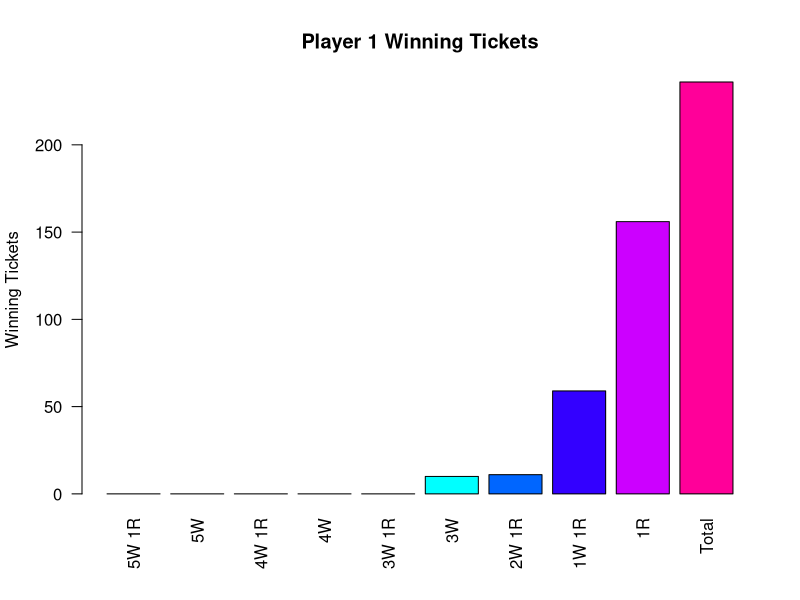
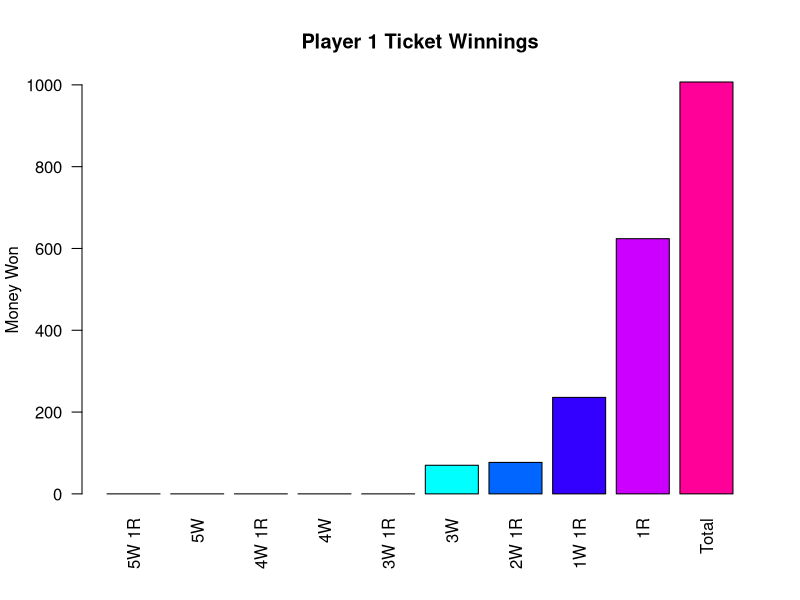
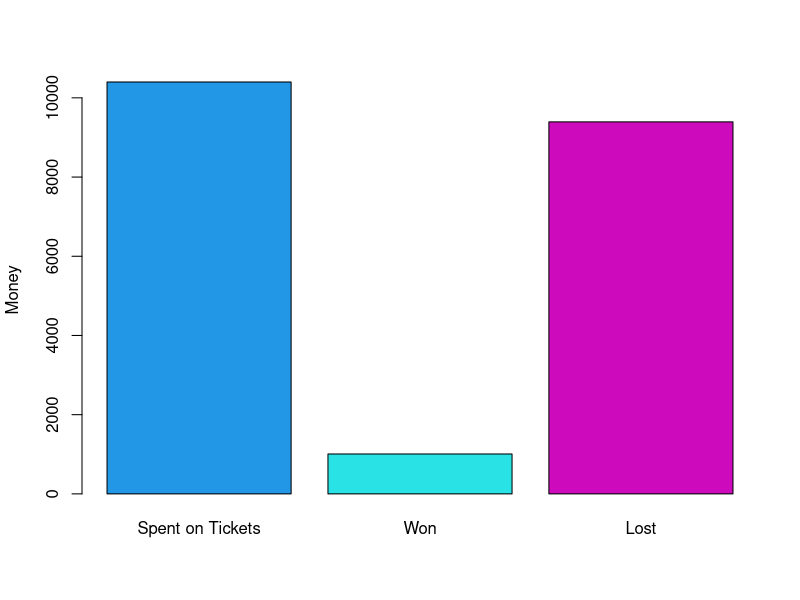
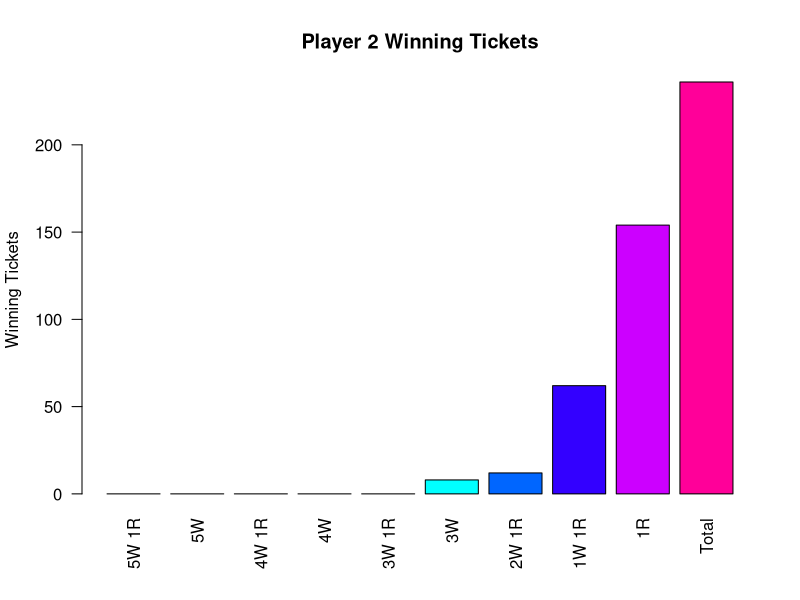
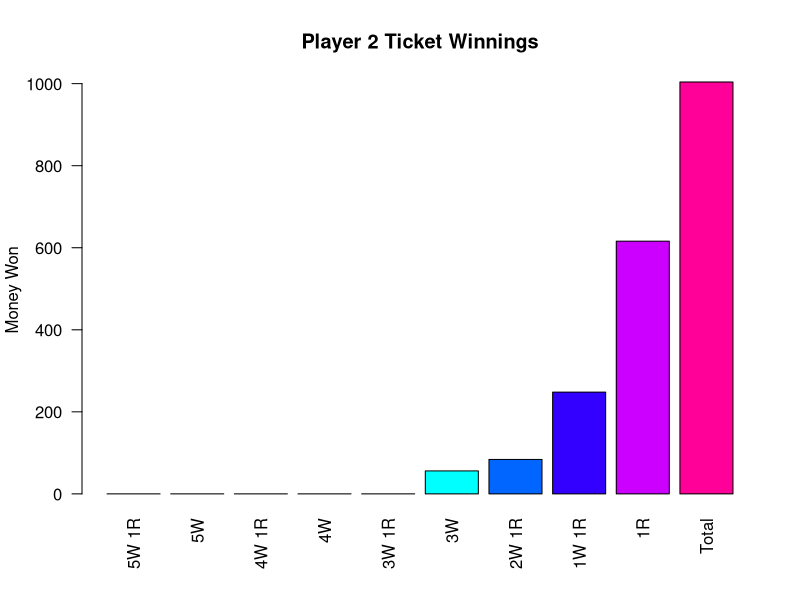
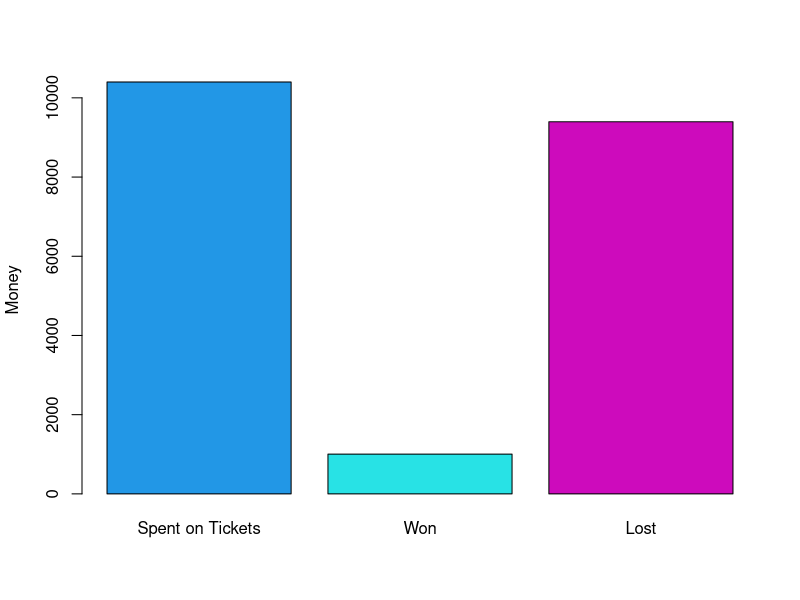
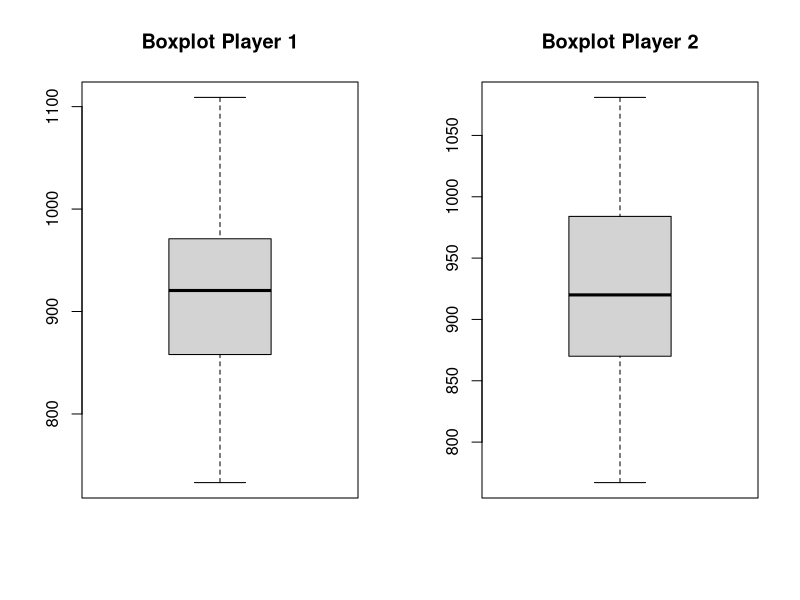

The R source for these figures, in order:
## ---- chunk 1
n=as.integer(5200) ## Change the amount of tickets bought here

## ---- chunk 2
GRANDPRIZE=as.integer(60000000) #Change grand prize here
## ---- chunk 3
winning.ticket=NULL
winning.ticket=list(winning.ticket)


for (i in 1:n){ 
  winning.ticket[[i]]= c(sort(sample(69,5)),sample(26,1))
}

ticket=NULL
ticket=list(ticket)
for (i in 1:n){ 
  ticket[[i]]= c(1:6)
}
sum.5w.1r=0
sum.5w=0
sum.4w.1r=0
sum.4w=0
sum.3w.1r=0
sum.3w=0
sum.2w.1r=0
sum.1w.1r=0
sum.1r=0
win.ticket=NULL
win.ticket=list(win.ticket)
for(i in 1:n){
if (sum(ticket[[i]]==winning.ticket[[i]])==6){
      sum.5w.1r=sum.5w.1r+1
    win.ticket[[i]]=ticket[[i]]}
    else if(sum(ticket[[i]][1:5]==winning.ticket[[i]][1:5])==5){
      sum.5w=sum.5w+1
    win.ticket[[i]]=ticket[[i]]}
    else if(sum(ticket[[i]][1:5]%in%winning.ticket[[i]][1:5])==4 && sum(ticket[[i]][6]==winning.ticket[[i]][6])==1){
      sum.4w.1r=sum.4w.1r+1
    win.ticket[[i]]=ticket[[i]]}
    else if(sum(ticket[[i]][1:5]%in%winning.ticket[[i]][1:5])==4){
      sum.4w=sum.4w+1
    win.ticket[[i]]=ticket[[i]]}
    else if(sum(ticket[[i]][1:5]%in%winning.ticket[[i]][1:5])==3 && sum(ticket[[i]][6]==winning.ticket[[i]][6])==1){
      sum.3w.1r=sum.3w.1r+1
    win.ticket[[i]]=ticket[[i]]}
    else if(sum(ticket[[i]][1:5]%in%winning.ticket[[i]][1:5])==3){
      sum.3w=sum.3w+1
    win.ticket[[i]]=ticket[[i]]}
    else if(sum(ticket[[i]][1:5]%in%winning.ticket[[i]][1:5])==2 && sum(ticket[[i]][6]==winning.ticket[[i]][6])==1){
      sum.2w.1r=sum.2w.1r+1
    win.ticket[[i]]=ticket[[i]]}
    else if(sum(ticket[[i]][1:5]%in%winning.ticket[[i]][1:5])==1 && sum(ticket[[i]][6]==winning.ticket[[i]][6])==1){
      sum.1w.1r=sum.1w.1r+1
    win.ticket[[i]]=ticket[[i]]}
    else if(sum(ticket[[i]][6]==winning.ticket[[i]][6])==1){
      sum.1r=sum.1r+1
    win.ticket[[i]]=ticket[[i]]
    }
}
win.ticket=split(unlist(win.ticket), ceiling(seq_along(unlist(win.ticket))/6))
winnings=sum.5w.1r*GRANDPRIZE+sum.5w*1000000+sum.4w.1r*50000+sum.4w*100+sum.3w.1r*100+sum.3w*7+sum.2w.1r*7+sum.1w.1r*4+sum.1r*4
## ---- chunk 4
x=c(sum.5w.1r,sum.5w,sum.4w.1r,sum.4w,sum.3w.1r,sum.3w,sum.2w.1r,sum.1w.1r,sum.1r,length(win.ticket))
barplot(x,las=2,names.arg=c("5W 1R","5W","4W 1R","4W","3W 1R","3W","2W 1R","1W 1R","1R","Total"),col=rainbow(10),main=paste("Player 1 Winning Tickets"),ylab="Winning Tickets")

## ---- chunk 5
y=c("Grand Prize","1,000,000","50,000","100","100","7","7","4","4","Total")


x=c(sum.5w.1r*GRANDPRIZE, sum.5w*1000000, sum.4w.1r*50000, sum.4w*100,sum.3w.1r*100, sum.3w*7, sum.2w.1r*7, sum.1w.1r*4, sum.1r*4,winnings)
barplot(x,las=2,names.arg=c("5W 1R","5W","4W 1R","4W","3W 1R","3W","2W 1R","1W 1R","1R","Total"),col=rainbow(10),main=paste("Player 1 Ticket Winnings"),ylab="Money Won")


## ---- chunk 6
barplot(c(2*n,winnings,abs(2*n-winnings)),col=c(44:46),names.arg=c("Spent on Tickets","Won","Lost"),ylab="Money")
## ---- chunk 7
best.ticket=x
q=best.ticket[7]
w=best.ticket[6]
best.ticket[6]=q
best.ticket[7]=w
best.ticket=which(best.ticket!=0)[1]
la=TRUE
while(la){
       if (best.ticket==1){
    print(paste("Your best ticket had  5 Whites + Powerball Matched ($Grand Prize)"))
         break
       }
       if(best.ticket==2){ 
    print(paste("Your best ticket had  5 Whites Matched ($1,000,000"))
         break
       }
       if(best.ticket==3){ 
    print(paste("Your best ticket had  4 Whites + Powerball Matched ($50,000)"))
         break
       }
       if(best.ticket==4){ 
    print(paste("Your best ticket had  4 Whites Matched ($100)"))
         break
       }
       if(best.ticket==5){ 
    print(paste("Your best ticket had  3 Whites + Powerball Matched ($100)"))
         break
       }
       if(best.ticket==6){ 
    print(paste("Your best ticket had  2 Whites + Powerball Matched ($7)"))
         break
       }
       if(best.ticket==7){
    print(paste("Your best ticket had  3 Whites Matched ($7)"))
         break
       }
       if(best.ticket==8){ 
    print(paste("Your best ticket had  1 White + Powerball Matched ($4)"))
         break
       }
       if(best.ticket==9){ 
    print(paste("Your best ticket had  Power Ball Matched ($4)"))
         break
         
       }
  
}
## ---- chunk 8
cat(  "In your lifetime you spent $", as.integer(2*n),"and won $", as.integer(winnings),"", "\n",
      "From the",  n , "tickets you purchased", as.integer(length(win.ticket)), "tickets were winners.","\n",
      "You lost $", (2*n)-winnings,"(if negative you won!!).","\n","\n",
      "You got 5 White + Powerball   ", sum.5w.1r, "time(s).","\n",
      "You got 5 White               ", sum.5w, "time(s).","\n",
      "You got 4 White + Powerball   ", sum.4w.1r, "time(s).","\n",
      "You got 4 White               ", sum.4w, "time(s),","\n",
      "You got 3 White + Powerball   ", sum.3w.1r, "time(s).","\n",
      "You got 3 White               ", sum.3w, "time(s),","\n",
      "You got 2 White + Powerball   ", sum.2w.1r, "time(s).","\n",
      "You got 1 White + Powerball   ", sum.1w.1r, "time(s).","\n",
      "You got Powerball             ", sum.1r, "time(s)."
      )
## ---- chunk 9
GRANDPRIZE=as.integer(60000000) #Change grand prize here
## ---- chunk 10
winning.ticket=NULL
winning.ticket=list(winning.ticket)


for (i in 1:n){ 
  winning.ticket[[i]]= c(sort(sample(69,5)),sample(26,1))
}

ticket=NULL
ticket=list(ticket)
for (i in 1:n){ 
  ticket[[i]]= c(sort(sample(69,5)),sample(26,1))
}
sum.5w.1r=0
sum.5w=0
sum.4w.1r=0
sum.4w=0
sum.3w.1r=0
sum.3w=0
sum.2w.1r=0
sum.1w.1r=0
sum.1r=0
win.ticket=NULL
win.ticket=list(win.ticket)
for(i in 1:n){
if (sum(ticket[[i]]==winning.ticket[[i]])==6){
      sum.5w.1r=sum.5w.1r+1
    win.ticket[[i]]=ticket[[i]]}
    else if(sum(ticket[[i]][1:5]==winning.ticket[[i]][1:5])==5){
      sum.5w=sum.5w+1
    win.ticket[[i]]=ticket[[i]]}
    else if(sum(ticket[[i]][1:5]%in%winning.ticket[[i]][1:5])==4 && sum(ticket[[i]][6]==winning.ticket[[i]][6])==1){
      sum.4w.1r=sum.4w.1r+1
    win.ticket[[i]]=ticket[[i]]}
    else if(sum(ticket[[i]][1:5]%in%winning.ticket[[i]][1:5])==4){
      sum.4w=sum.4w+1
    win.ticket[[i]]=ticket[[i]]}
    else if(sum(ticket[[i]][1:5]%in%winning.ticket[[i]][1:5])==3 && sum(ticket[[i]][6]==winning.ticket[[i]][6])==1){
      sum.3w.1r=sum.3w.1r+1
    win.ticket[[i]]=ticket[[i]]}
    else if(sum(ticket[[i]][1:5]%in%winning.ticket[[i]][1:5])==3){
      sum.3w=sum.3w+1
    win.ticket[[i]]=ticket[[i]]}
    else if(sum(ticket[[i]][1:5]%in%winning.ticket[[i]][1:5])==2 && sum(ticket[[i]][6]==winning.ticket[[i]][6])==1){
      sum.2w.1r=sum.2w.1r+1
    win.ticket[[i]]=ticket[[i]]}
    else if(sum(ticket[[i]][1:5]%in%winning.ticket[[i]][1:5])==1 && sum(ticket[[i]][6]==winning.ticket[[i]][6])==1){
      sum.1w.1r=sum.1w.1r+1
    win.ticket[[i]]=ticket[[i]]}
    else if(sum(ticket[[i]][6]==winning.ticket[[i]][6])==1){
      sum.1r=sum.1r+1
    win.ticket[[i]]=ticket[[i]]
    }
}
win.ticket=split(unlist(win.ticket), ceiling(seq_along(unlist(win.ticket))/6))
winnings=sum.5w.1r*GRANDPRIZE+sum.5w*1000000+sum.4w.1r*50000+sum.4w*100+sum.3w.1r*100+sum.3w*7+sum.2w.1r*7+sum.1w.1r*4+sum.1r*4
## ---- chunk 11
x=c(sum.5w.1r,sum.5w,sum.4w.1r,sum.4w,sum.3w.1r,sum.3w,sum.2w.1r,sum.1w.1r,sum.1r,length(win.ticket))
barplot(x,las=2,names.arg=c("5W 1R","5W","4W 1R","4W","3W 1R","3W","2W 1R","1W 1R","1R","Total"),col=rainbow(10),main=paste("Player 2 Winning Tickets"),ylab="Winning Tickets")

## ---- chunk 12
y=c("Grand Prize","1,000,000","50,000","100","100","7","7","4","4","Total")


x=c(sum.5w.1r*GRANDPRIZE, sum.5w*1000000, sum.4w.1r*50000, sum.4w*100,sum.3w.1r*100, sum.3w*7, sum.2w.1r*7, sum.1w.1r*4, sum.1r*4,winnings)
barplot(x,las=2,names.arg=c("5W 1R","5W","4W 1R","4W","3W 1R","3W","2W 1R","1W 1R","1R","Total"),col=rainbow(10),main=paste("Player 2 Ticket Winnings"),ylab="Money Won")


## ---- chunk 13
barplot(c(2*n,winnings,abs(2*n-winnings)),col=c(44:46),names.arg=c("Spent on Tickets","Won","Lost"),ylab="Money")
## ---- chunk 14
best.ticket=x
q=best.ticket[7]
w=best.ticket[6]
best.ticket[6]=q
best.ticket[7]=w
best.ticket=which(best.ticket!=0)[1]
la=TRUE
while(la){
       if (best.ticket==1){
    print(paste("Your best ticket had  5 Whites + Powerball Matched ($Grand Prize)"))
         break
       }
       if(best.ticket==2){ 
    print(paste("Your best ticket had  5 Whites Matched ($1,000,000"))
         break
       }
       if(best.ticket==3){ 
    print(paste("Your best ticket had  4 Whites + Powerball Matched ($50,000)"))
         break
       }
       if(best.ticket==4){ 
    print(paste("Your best ticket had  4 Whites Matched ($100)"))
         break
       }
       if(best.ticket==5){ 
    print(paste("Your best ticket had  3 Whites + Powerball Matched ($100)"))
         break
       }
       if(best.ticket==6){ 
    print(paste("Your best ticket had  2 Whites + Powerball Matched ($7)"))
         break
       }
       if(best.ticket==7){
    print(paste("Your best ticket had  3 Whites Matched ($7)"))
         break
       }
       if(best.ticket==8){ 
    print(paste("Your best ticket had  1 White + Powerball Matched ($4)"))
         break
       }
       if(best.ticket==9){ 
    print(paste("Your best ticket had  Power Ball Matched ($4)"))
         break
         
       }
  
}
## ---- chunk 15
cat(  "In your lifetime you spent $", as.integer(2*n),"and won $", as.integer(winnings),"", "\n",
      "From the",  n , "tickets you purchased", as.integer(length(win.ticket)), "tickets were winners.","\n",
      "You lost $", (2*n)-winnings,"(if negative you won!!).","\n","\n",
      "You got 5 White + Powerball   ", sum.5w.1r, "time(s).","\n",
      "You got 5 White               ", sum.5w, "time(s).","\n",
      "You got 4 White + Powerball   ", sum.4w.1r, "time(s).","\n",
      "You got 4 White               ", sum.4w, "time(s),","\n",
      "You got 3 White + Powerball   ", sum.3w.1r, "time(s).","\n",
      "You got 3 White               ", sum.3w, "time(s),","\n",
      "You got 2 White + Powerball   ", sum.2w.1r, "time(s).","\n",
      "You got 1 White + Powerball   ", sum.1w.1r, "time(s).","\n",
      "You got Powerball             ", sum.1r, "time(s)."
      )
## ---- chunk 16
n=as.integer(5200) ## Change the amount of tickets bought here

## ---- chunk 17
GRANDPRIZE=as.integer(60000000) #Change grand prize here
## ---- chunk 18
winnings1=NULL##change name
for(j in 1:50){
  
winning.ticket=NULL
winning.ticket=list(winning.ticket)


for (i in 1:n){ 
  winning.ticket[[i]]= c(sort(sample(69,5)),sample(26,1))
}

ticket=NULL
ticket=list(ticket)
for (i in 1:n){ 
  ticket[[i]]= c(1:6)##change this
}
sum.5w.1r=0
sum.5w=0
sum.4w.1r=0
sum.4w=0
sum.3w.1r=0
sum.3w=0
sum.2w.1r=0
sum.1w.1r=0
sum.1r=0
for(i in 1:n){
if (sum(ticket[[i]]==winning.ticket[[i]])==6)
      sum.5w.1r=sum.5w.1r+1
    else if(sum(ticket[[i]][1:5]==winning.ticket[[i]][1:5])==5)
      sum.5w=sum.5w+1
    else if(sum(ticket[[i]][1:5]%in%winning.ticket[[i]][1:5])==4 && sum(ticket[[i]][6]==winning.ticket[[i]][6])==1)
      sum.4w.1r=sum.4w.1r+1
    else if(sum(ticket[[i]][1:5]%in%winning.ticket[[i]][1:5])==4)
      sum.4w=sum.4w+1
    else if(sum(ticket[[i]][1:5]%in%winning.ticket[[i]][1:5])==3 && sum(ticket[[i]][6]==winning.ticket[[i]][6])==1)
      sum.3w.1r=sum.3w.1r+1
    else if(sum(ticket[[i]][1:5]%in%winning.ticket[[i]][1:5])==3)
      sum.3w=sum.3w+1
    else if(sum(ticket[[i]][1:5]%in%winning.ticket[[i]][1:5])==2 && sum(ticket[[i]][6]==winning.ticket[[i]][6])==1)
      sum.2w.1r=sum.2w.1r+1
    else if(sum(ticket[[i]][1:5]%in%winning.ticket[[i]][1:5])==1 && sum(ticket[[i]][6]==winning.ticket[[i]][6])==1)
      sum.1w.1r=sum.1w.1r+1
    else if(sum(ticket[[i]][6]==winning.ticket[[i]][6])==1)
      sum.1r=sum.1r+1
}
winnings1[j]=sum.5w.1r*GRANDPRIZE+sum.5w*1000000+sum.4w.1r*50000+sum.4w*100+sum.3w.1r*100+sum.3w*7+sum.2w.1r*7+sum.1w.1r*4+sum.1r*4
}
## ---- chunk 19
winnings2=NULL##change name
for(j in 1:50){
  
winning.ticket=NULL
winning.ticket=list(winning.ticket)


for (i in 1:n){ 
  winning.ticket[[i]]= c(sort(sample(69,5)),sample(26,1))
}

ticket=NULL
ticket=list(ticket)
for (i in 1:n){ 
  ticket[[i]]= c(sort(sample(69,5)),sample(26,1))##change this
}
sum.5w.1r=0
sum.5w=0
sum.4w.1r=0
sum.4w=0
sum.3w.1r=0
sum.3w=0
sum.2w.1r=0
sum.1w.1r=0
sum.1r=0
for(i in 1:n){
if (sum(ticket[[i]]==winning.ticket[[i]])==6)
      sum.5w.1r=sum.5w.1r+1
    else if(sum(ticket[[i]][1:5]==winning.ticket[[i]][1:5])==5)
      sum.5w=sum.5w+1
    else if(sum(ticket[[i]][1:5]%in%winning.ticket[[i]][1:5])==4 && sum(ticket[[i]][6]==winning.ticket[[i]][6])==1)
      sum.4w.1r=sum.4w.1r+1
    else if(sum(ticket[[i]][1:5]%in%winning.ticket[[i]][1:5])==4)
      sum.4w=sum.4w+1
    else if(sum(ticket[[i]][1:5]%in%winning.ticket[[i]][1:5])==3 && sum(ticket[[i]][6]==winning.ticket[[i]][6])==1)
      sum.3w.1r=sum.3w.1r+1
    else if(sum(ticket[[i]][1:5]%in%winning.ticket[[i]][1:5])==3)
      sum.3w=sum.3w+1
    else if(sum(ticket[[i]][1:5]%in%winning.ticket[[i]][1:5])==2 && sum(ticket[[i]][6]==winning.ticket[[i]][6])==1)
      sum.2w.1r=sum.2w.1r+1
    else if(sum(ticket[[i]][1:5]%in%winning.ticket[[i]][1:5])==1 && sum(ticket[[i]][6]==winning.ticket[[i]][6])==1)
      sum.1w.1r=sum.1w.1r+1
    else if(sum(ticket[[i]][6]==winning.ticket[[i]][6])==1)
      sum.1r=sum.1r+1
}
winnings2[j]=sum.5w.1r*GRANDPRIZE+sum.5w*1000000+sum.4w.1r*50000+sum.4w*100+sum.3w.1r*100+sum.3w*7+sum.2w.1r*7+sum.1w.1r*4+sum.1r*4
}
## ---- chunk 20


par(mfrow=c(1, 2))
boxplot(winnings1,main="Boxplot Player 1", outline = F)
boxplot(winnings2,main="Boxplot Player 2", outline = F)

## ---- chunk 21

summary(winnings1)

## ---- chunk 22

summary(winnings2)

## ---- chunk 23
t.test(winnings1,winnings2,alternative = "two.sided")
